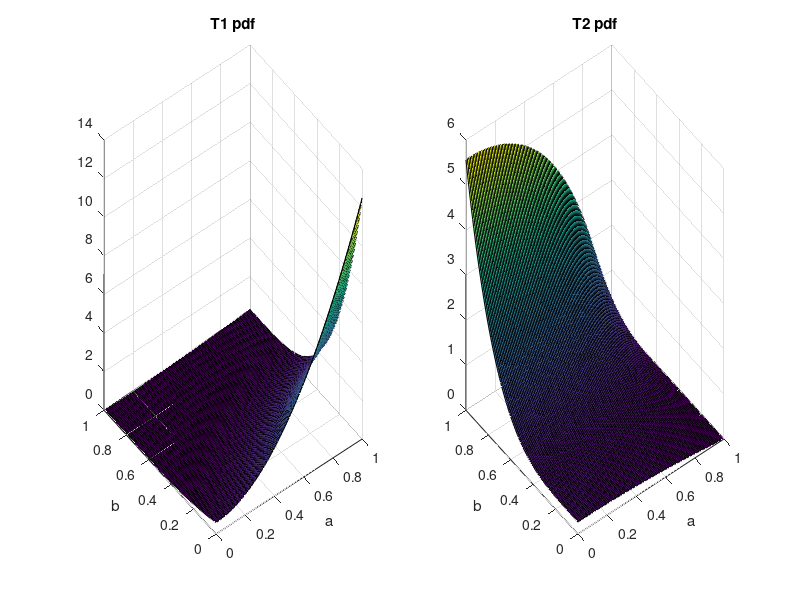
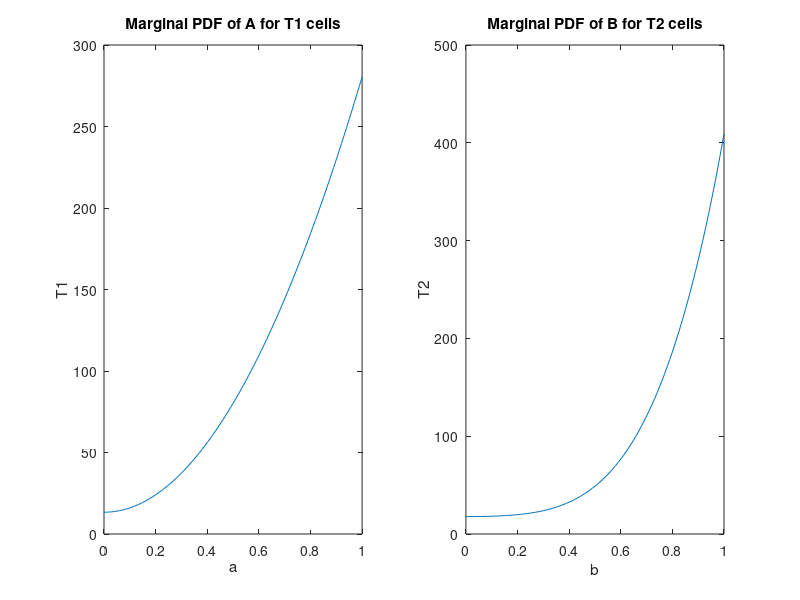

The MATLAB script that drew these images, in order:
clc
% a is the concentration of A from 0 to 1 in intervals of 0.01
a = linspace(0,1,(1-0)/0.01+1);
% b is the concentration of B from 0 to 1 in intervals of 0.01
b = linspace(0,1,(1-0)/0.01+1);

alp = 11.6;
bet = 5.3;

pdf_1 = []; %pdf matrix of the first equation
pdf_2 = []; %pdf matrix of the second equation
for x = 1:length(a)
    for y = 1: length(b)
        % calculate values of each pdf matrix
        pdf_1(y,x) = alp * ( 0.05 + a(x)^2 ) * ( (b(y)-1)^4 + 0.025 );
        pdf_2(y,x) = bet * ( 1 - a(x)^2 ) * ( 0.05 + b(y)^4 + (a(x)^2) * (b(y)^2) /2 );
    end
end

%Marginal PDF for A in T1 cells
for x = 1:length(a)
    mPDFa(x) = sum(pdf_1(:,x));
end
%Marginal PDF for B in T2 cells
for y = 1:length(b)
    mPDFb(y) = sum(pdf_2(y,:));
end


%plot first pdf 
subplot(1,2,1);
surf(a,b,pdf_1);
title('T1 pdf');
xlabel('a');
ylabel('b');
hold on
%plot second pdf
subplot(1,2,2);
surf(a,b,pdf_2);
title('T2 pdf');
xlabel('a');
ylabel('b');
hold on

%plot marginals
figure;
subplot(1,2,1);
plot(a,mPDFa);
xlabel('a');
ylabel('T1');
title('Marginal PDF of A for T1 cells');
subplot(1,2,2);
plot(b,mPDFb);
xlabel('b');
ylabel('T2');
title('Marginal PDF of B for T2 cells');
